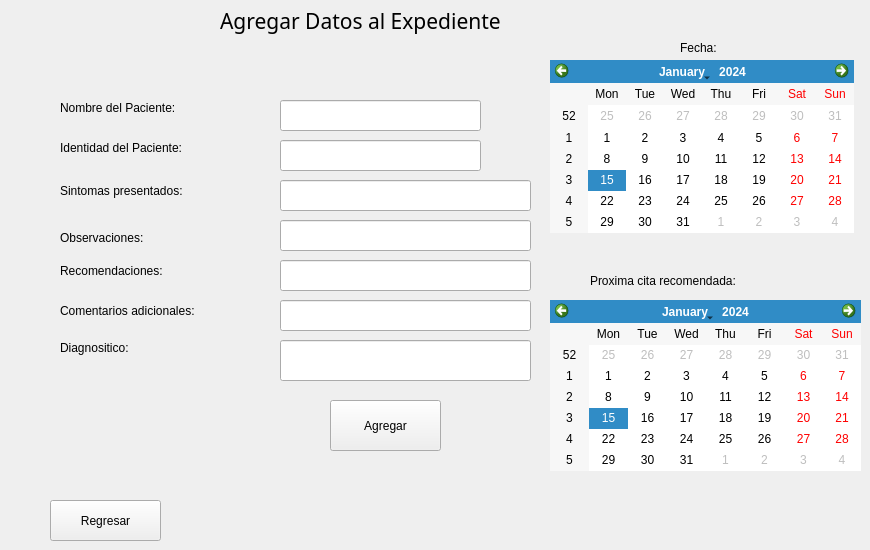
    <widget class="QWidget" name="AgregardataExp">
     <widget class="QLabel" name="label_48">
      <property name="geometry">
       <rect>
        <x>220</x>
        <y>0</y>
        <width>391</width>
        <height>41</height>
       </rect>
      </property>
      <property name="font">
       <font>
        <family>Segoe UI Black</family>
        <pointsize>16</pointsize>
       </font>
      </property>
      <property name="text">
       <string>Agregar Datos al Expediente</string>
      </property>
     </widget>
     <widget class="QLabel" name="label_49">
      <property name="geometry">
       <rect>
        <x>680</x>
        <y>40</y>
        <width>71</width>
        <height>16</height>
       </rect>
      </property>
      <property name="styleSheet">
       <string notr="true">color: rgb(0, 0, 0);
font: 700 11pt &quot;Segoe UI&quot;;</string>
      </property>
      <property name="text">
       <string>Fecha:</string>
      </property>
     </widget>
     <widget class="QLabel" name="label_50">
      <property name="geometry">
       <rect>
        <x>60</x>
        <y>180</y>
        <width>191</width>
        <height>21</height>
       </rect>
      </property>
      <property name="styleSheet">
       <string notr="true">color: rgb(0, 0, 0);
font: 700 11pt &quot;Segoe UI&quot;;</string>
      </property>
      <property name="text">
       <string>Sintomas presentados:</string>
      </property>
     </widget>
     <widget class="QLabel" name="label_51">
      <property name="geometry">
       <rect>
        <x>60</x>
        <y>230</y>
        <width>141</width>
        <height>16</height>
       </rect>
      </property>
      <property name="styleSheet">
       <string notr="true">color: rgb(0, 0, 0);
font: 700 11pt &quot;Segoe UI&quot;;</string>
      </property>
      <property name="text">
       <string>Observaciones:</string>
      </property>
     </widget>
     <widget class="QLabel" name="label_52">
      <property name="geometry">
       <rect>
        <x>60</x>
        <y>260</y>
        <width>201</width>
        <height>21</height>
       </rect>
      </property>
      <property name="styleSheet">
       <string notr="true">color: rgb(0, 0, 0);
font: 700 11pt &quot;Segoe UI&quot;;</string>
      </property>
      <property name="text">
       <string>Recomendaciones:</string>
      </property>
     </widget>
     <widget class="QLabel" name="label_53">
      <property name="geometry">
       <rect>
        <x>590</x>
        <y>270</y>
        <width>241</width>
        <height>21</height>
       </rect>
      </property>
      <property name="styleSheet">
       <string notr="true">color: rgb(0, 0, 0);
font: 700 11pt &quot;Segoe UI&quot;;</string>
      </property>
      <property name="text">
       <string>Proxima cita recomendada:</string>
      </property>
     </widget>
     <widget class="QLabel" name="label_54">
      <property name="geometry">
       <rect>
        <x>60</x>
        <y>300</y>
        <width>221</width>
        <height>21</height>
       </rect>
      </property>
      <property name="styleSheet">
       <string notr="true">color: rgb(0, 0, 0);
font: 700 11pt &quot;Segoe UI&quot;;</string>
      </property>
      <property name="text">
       <string>Comentarios adicionales:</string>
      </property>
     </widget>
     <widget class="QLineEdit" name="Sintomaspresen">
      <property name="geometry">
       <rect>
        <x>280</x>
        <y>180</y>
        <width>251</width>
        <height>31</height>
       </rect>
      </property>
     </widget>
     <widget class="QLineEdit" name="Observacionepaci">
      <property name="geometry">
       <rect>
        <x>280</x>
        <y>220</y>
        <width>251</width>
        <height>31</height>
       </rect>
      </property>
     </widget>
     <widget class="QLineEdit" name="RecomendacionesPaci">
      <property name="geometry">
       <rect>
        <x>280</x>
        <y>260</y>
        <width>251</width>
        <height>31</height>
       </rect>
      </property>
     </widget>
     <widget class="QLineEdit" name="AdicionalComents">
      <property name="geometry">
       <rect>
        <x>280</x>
        <y>300</y>
        <width>251</width>
        <height>31</height>
       </rect>
      </property>
     </widget>
     <widget class="QPushButton" name="pushButton_36">
      <property name="geometry">
       <rect>
        <x>330</x>
        <y>400</y>
        <width>111</width>
        <height>51</height>
       </rect>
      </property>
      <property name="styleSheet">
       <string notr="true">
font: 700 11pt &quot;Segoe UI&quot;;</string>
      </property>
      <property name="text">
       <string>Agregar</string>
      </property>
     </widget>
     <widget class="QPushButton" name="pushButton_37">
      <property name="geometry">
       <rect>
        <x>50</x>
        <y>500</y>
        <width>111</width>
        <height>41</height>
       </rect>
      </property>
      <property name="text">
       <string>Regresar</string>
      </property>
     </widget>
     <widget class="QLabel" name="label_105">
      <property name="geometry">
       <rect>
        <x>60</x>
        <y>100</y>
        <width>191</width>
        <height>16</height>
       </rect>
      </property>
      <property name="styleSheet">
       <string notr="true">color: rgb(0, 0, 0);
font: 700 11pt &quot;Segoe UI&quot;;</string>
      </property>
      <property name="text">
       <string>Nombre del Paciente:</string>
      </property>
     </widget>
     <widget class="QLineEdit" name="NamePaciente">
      <property name="geometry">
       <rect>
        <x>280</x>
        <y>100</y>
        <width>201</width>
        <height>31</height>
       </rect>
      </property>
     </widget>
     <widget class="QLabel" name="label_106">
      <property name="geometry">
       <rect>
        <x>60</x>
        <y>140</y>
        <width>201</width>
        <height>16</height>
       </rect>
      </property>
      <property name="styleSheet">
       <string notr="true">color: rgb(0, 0, 0);
font: 700 11pt &quot;Segoe UI&quot;;</string>
      </property>
      <property name="text">
       <string>Identidad del Paciente:</string>
      </property>
     </widget>
     <widget class="QLineEdit" name="IdentidadPaciente">
      <property name="geometry">
       <rect>
        <x>280</x>
        <y>140</y>
        <width>201</width>
        <height>31</height>
       </rect>
      </property>
     </widget>
     <widget class="QLabel" name="label_107">
      <property name="geometry">
       <rect>
        <x>60</x>
        <y>340</y>
        <width>141</width>
        <height>16</height>
       </rect>
      </property>
      <property name="styleSheet">
       <string notr="true">color: rgb(0, 0, 0);
font: 700 11pt &quot;Segoe UI&quot;;</string>
      </property>
      <property name="text">
       <string>Diagnositico:</string>
      </property>
     </widget>
     <widget class="QLineEdit" name="labelDiagnostico">
      <property name="geometry">
       <rect>
        <x>280</x>
        <y>340</y>
        <width>251</width>
        <height>41</height>
       </rect>
      </property>
     </widget>
     <widget class="QCalendarWidget" name="feachaDeCita">
      <property name="geometry">
       <rect>
        <x>550</x>
        <y>60</y>
        <width>304</width>
        <height>173</height>
       </rect>
      </property>
     </widget>
     <widget class="QCalendarWidget" name="ProximaCita">
      <property name="geometry">
       <rect>
        <x>550</x>
        <y>300</y>
        <width>311</width>
        <height>171</height>
       </rect>
      </property>
     </widget>
    </widget>
